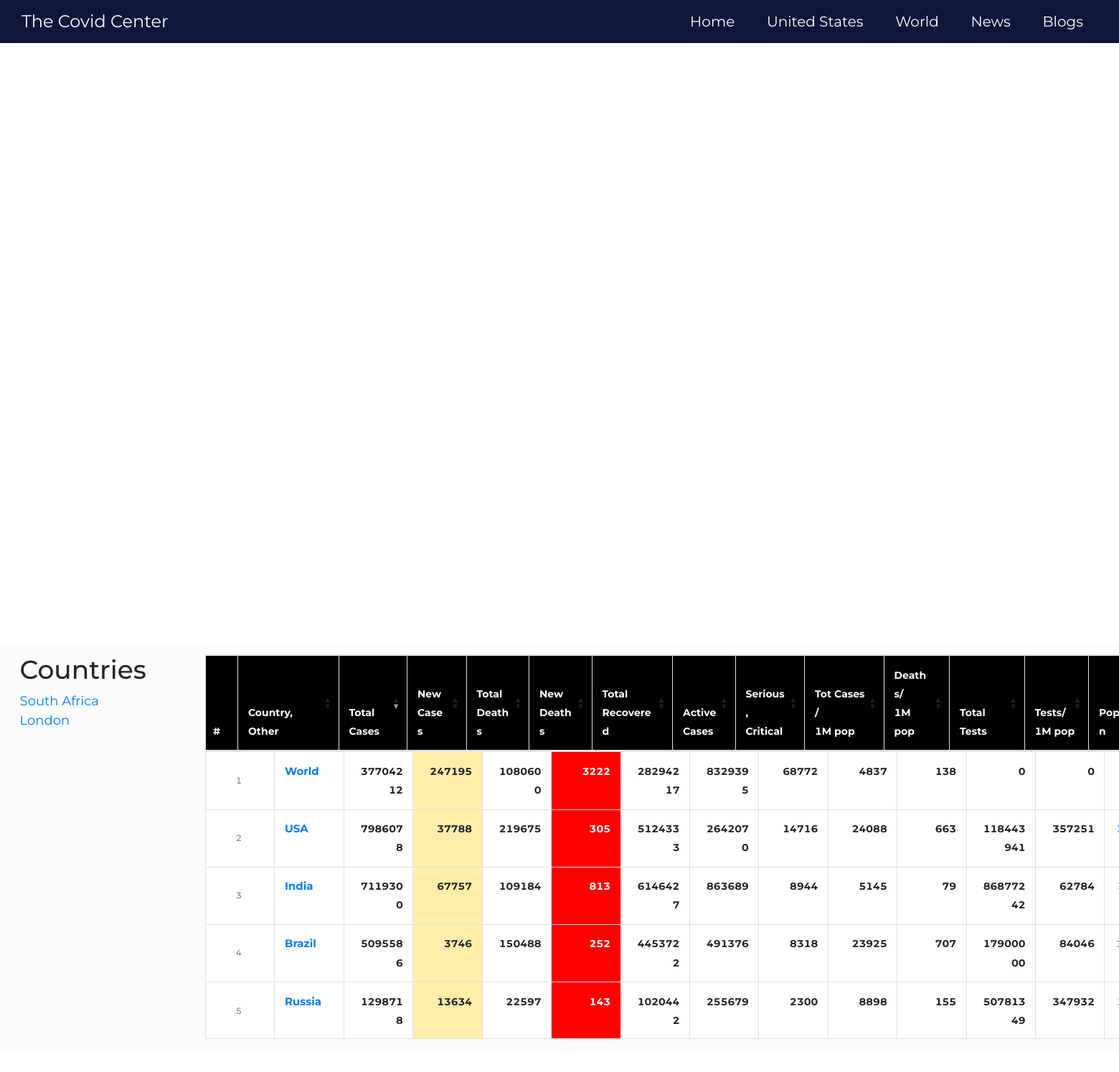
Screenshot of /world/ with the database file from the repository.
### frontend/models.py (models this page shows, shortened)
class Country(models.Model):
    name = models.CharField(max_length=40,blank=True)
    total_cases = models.IntegerField(default="0")
    new_cases = models.IntegerField(default="0")
    total_death = models.IntegerField(default="0")
    new_death = models.IntegerField(default="0")
    total_recovered = models.IntegerField(blank=True)
    new_recovered = models.IntegerField(default="0")
    active_cases = models.IntegerField(default="0")
    serious_critical = models.IntegerField(default="0")
    total_cases_1m_pop = models.IntegerField(default="0")
    deaths_1m_pop = models.IntegerField(default="0")
    total_test = models.IntegerField(default="0")
    test_1m_pop = models.IntegerField(default="0")
    population = models.IntegerField(default="0")
    date = models.DateTimeField(default="0")

### frontend/views.py (the view)
# urls.py: path('world/', views.world,name="world"),
def world(requests):
    world = Country.objects.all()
    context = {
        'world':world
    }
    return render(requests,'world.html',context)

### template/world.html (shortened to what this page needs)
<!DOCTYPE html>
<html lang="en">
{% load static %}
{% include 'head.html'%}
<body>
<div id="gatsby-focus-wrapper mt-5" style="outline: none;" tabindex="-1">
    {% include 'header.html' %}
<div class="row"style="background: #fbfbfb; position: absolute;padding: 12px;top: 10%;left: 1%;" >
    <div class="col-sm-2">
        <div id="gatsby-focus-wrapper mt-5" style="outline: none;" tabindex="-1">
            <main >
                <h2>Countries</h2><a href="">South Africa</a><br>
                <a href="{% url 'c19:country' 1 %}">London</a>
            </main>
        </div>
    </div>
    <div class="col-sm-10">
          <div class="table-wrapper">
                    <table id="main_table_countries_today" id="c19-table" class="table table-bordered table-hover main_table_countries dataTable no-footer" style="width: 100%; margin-top: 0px !important;">
                      <thead>
                      <tr role="row">
                          <th aria-label="#" class="sorting_disabled" colspan="1" rowspan="1" style="width: 21px;"
                              >#
                          </th>
                          <th aria-controls="main_table_countries_today" aria-label="Country,Other: activate to sort column ascending" class="sorting" colspan="1"
                              rowspan="1" style="width: 100px;" tabindex="0"
                              width="">Country,<br>Other
                          </th>
                          <th aria-controls="main_table_countries_today" aria-label="TotalCases: activate to sort column ascending" aria-sort="descending" class="sorting_desc"
                              colspan="1" rowspan="1" style="width: 55px;"
                              tabindex="0" width="20">Total<br>Cases
                          </th>
                          <th aria-controls="main_table_countries_today" aria-label="NewCases: activate to sort column descending" class="sorting" colspan="1"
                              rowspan="1" style="width: 42px;" tabindex="0"
                              width="30">New<br>Cases
                          </th>
                          <th aria-controls="main_table_countries_today" aria-label="TotalDeaths: activate to sort column descending" class="sorting" colspan="1"
                              rowspan="1" style="width: 47px;" tabindex="0"
                              width="30">Total<br>Deaths
                          </th>
                          <th aria-controls="main_table_countries_today" aria-label="NewDeaths: activate to sort column descending" class="sorting" colspan="1"
                              rowspan="1" style="width: 47px;" tabindex="0"
                              width="30">New<br>Deaths
                          </th>
                          <th aria-controls="main_table_countries_today" aria-label="TotalRecovered: activate to sort column descending" class="sorting" colspan="1"
                              rowspan="1" style="width: 72px;" tabindex="0"
                              width="30">Total<br>Recovered
                          </th>
                          <th aria-controls="main_table_countries_today" aria-label="ActiveCases: activate to sort column descending" class="sorting" colspan="1"
                              rowspan="1" style="width: 47px;" tabindex="0"
                              width="30">Active<br>Cases
                          </th>
                          <th aria-controls="main_table_countries_today" aria-label="Serious,Critical: activate to sort column descending" class="sorting" colspan="1"
                              rowspan="1" style="width: 56px;" tabindex="0"
                              width="30">Serious,<br>Critical
                          </th>
                          <th aria-controls="main_table_countries_today" aria-label="Tot&amp;nbsp;Cases/1M pop: activate to sort column descending" class="sorting" colspan="1"
                              rowspan="1" style="width: 70px;"
                              tabindex="0"
                              width="30">Tot&nbsp;Cases/<br>1M pop
                          </th>
                          <th aria-controls="main_table_countries_today" aria-label="Deaths/1M pop: activate to sort column descending" class="sorting" colspan="1"
                              rowspan="1" style="width: 51px;" tabindex="0"
                              width="30">Deaths/<br>1M pop
                          </th>
                          <th aria-controls="main_table_countries_today" aria-label="TotalTests: activate to sort column descending" class="sorting" colspan="1"
                              rowspan="1" style="width: 64px;" tabindex="0"
                              width="30">Total<br>Tests
                          </th>
                          <th aria-controls="main_table_countries_today" aria-label="Tests/1M pop:activate to sort column descending" class="sorting" colspan="1"
                              rowspan="1" style="width: 49px;" tabindex="0" width="30">Tests/<br>
                              <nobr>1M pop</nobr>
                          </th>
                          <th aria-controls="main_table_countries_today" aria-label="Population: activate to sort column descending" class="sorting" colspan="1"
                              rowspan="1" style="width: 78px;" tabindex="0"
                              width="30">Population
                          </th>
                      </tr>
                      </thead>
                        <tbody>
                        {% block wordl_c19 %}
                        {% if world is not None %}
                             {% for wc19 in  world%}
                        <tr class="odd" role="row" style="">
                            <td style="font-size:12px;color: grey;text-align:center;vertical-align:middle;">{{wc19.id}}</td>
                            <td style="font-weight: bold; font-size:15px; text-align:left;">
                                <a class="mt_a" href="{% url 'c19:country' wc19.id %}">{{wc19.name}}</a>
                            </td>
                            <td class="sorting_1" style="font-weight: bold; text-align:right">{{wc19.total_cases}}</td>
                            <td style="font-weight: bold; text-align:right;background-color:#FFEEAA;">{{wc19.new_cases}}</td>
                            <td style="font-weight: bold; text-align:right;">{{wc19.total_death}}</td>
                            <td style="font-weight: bold;
                                    text-align:right;background-color:red; color:white">{{wc19.new_death}}
                            </td>
                            <td style="font-weight: bold; text-align:right">{{wc19.total_recovered}}</td>
                            <td style="text-align:right;font-weight:bold;">{{wc19.active_cases}}</td>
                            <td style="font-weight: bold; text-align:right">{{wc19.serious_critical}}</td>
                            <td style="font-weight: bold; text-align:right">{{wc19.total_cases_1m_pop}}</td>
                            <td style="font-weight: bold; text-align:right">{{wc19.deaths_1m_pop}}</td>
                            <td style="font-weight: bold; text-align:right">{{wc19.total_test}}</td>
                            <td style="font-weight: bold; text-align:right">{{wc19.test_1m_pop}}</td>
                            <td style="font-weight: bold; text-align:right"><a href="/world-population/us-population/">{{wc19.population}}</a>
                            </td>
                        </tr>
                         {% endfor %}
                            {% endif %}
                            {% endblock %}
                        </tbody>
                    </table>
          </div>
    </div>
</div>
</div>
</body>
<scrip>
</scrip>
</html>

### template/src/components/main.css (style rules this page uses)
html { scroll-behavior: smooth; }
.table { font-size: 14px; width: 100%; }
.table thead { background-color: #000; color: #fff; width: calc(100% - 1em); }
.table th, .table td { padding-left: 10px; padding-right: 10px; }
.table th:first-child, .table td:first-child { padding-left: 10px; }
.table th:last-child, .table td:last-child { padding-right: 10px; }
.table tbody { background-color: #fff; display: block; height: 100%; max-height: 400px; overflow: auto; }
.table tbody td { font-weight: 500; }
.table thead, .table tbody tr { display: table; width: 100%; table-layout: fixed; }

### template/src/components/layout.css (style rules this page uses)
html { font-family: sans-serif; -ms-text-size-adjust: 100%; -webkit-text-size-adjust: 100%; }
body { margin: 0; -webkit-font-smoothing: antialiased; -moz-osx-font-smoothing: grayscale; }
article, aside, details, figcaption, figure, footer, header, main, menu, nav, section, summary { display: block; }
a { background-color: transparent; -webkit-text-decoration-skip: objects; text-decoration: none; }
html { font: 112.5%/1.45em georgia, serif; box-sizing: border-box; overflow-y: scroll; }
* { box-sizing: inherit; }
*:before { box-sizing: inherit; }
*:after { box-sizing: inherit; }
body { color: hsla(0, 0%, 0%, 0.8); font-family: "Montserrat", sans-serif !important; font-weight: normal; word-wrap: break-word; font-kerning: normal; -moz-font-feature-settings: "kern", "liga", "clig", "calt"; -ms-font-feature-settings: "kern", "liga", "clig", "calt"; -webkit-font-feature-settings: "kern", "liga", "clig", "calt"; font-feature-settings: "kern", "liga", "clig", "calt"; }
h2 { margin-left: 0; margin-right: 0; margin-top: 0; padding-bottom: 0; padding-left: 0; padding-right: 0; padding-top: 0; margin-bottom: 1.45rem; color: inherit; font-family: "Montserrat", sans-serif !important; font-weight: bold; text-rendering: optimizeLegibility; font-size: 1.62671rem; line-height: 1.1; }
table { margin-left: 0; margin-right: 0; margin-top: 0; padding-bottom: 0; padding-left: 0; padding-right: 0; padding-top: 0; margin-bottom: 1.45rem; font-size: 1rem; line-height: 1.45rem; border-collapse: collapse; width: 100%; }
th { font-weight: bold; }
thead { text-align: left; }
td, th { text-align: left; border-bottom: 1px solid hsla(0, 0%, 0%, 0.12); font-feature-settings: "tnum"; -moz-font-feature-settings: "tnum"; -ms-font-feature-settings: "tnum"; -webkit-font-feature-settings: "tnum"; padding-left: 0.96667rem; padding-right: 0.96667rem; padding-top: 0.725rem; padding-bottom: calc(0.725rem - 1px); }
th:first-child, td:first-child { padding-left: 0; }
th:last-child, td:last-child { padding-right: 0; }

### rows the page displays
Country: id "1", name "World", total_cases "37704212", new_cases "247195", total_death "1080600", new_death "3222", total_recovered "28294217", active_cases "8329395", serious_critical "68772", total_cases_1m_pop "4837", deaths_1m_pop "138", total_test "0", test_1m_pop "0"
Country: id "2", name "USA", total_cases "7986078", new_cases "37788", total_death "219675", new_death "305", total_recovered "5124333", active_cases "2642070", serious_critical "14716", total_cases_1m_pop "24088", deaths_1m_pop "663", total_test "118443941", test_1m_pop "357251"
Country: id "3", name "India", total_cases "7119300", new_cases "67757", total_death "109184", new_death "813", total_recovered "6146427", active_cases "863689", serious_critical "8944", total_cases_1m_pop "5145", deaths_1m_pop "79", total_test "86877242", test_1m_pop "62784"
Country: id "4", name "Brazil", total_cases "5095586", new_cases "3746", total_death "150488", new_death "252", total_recovered "4453722", active_cases "491376", serious_critical "8318", total_cases_1m_pop "23925", deaths_1m_pop "707", total_test "17900000", test_1m_pop "84046"
Country: id "5", name "Russia", total_cases "1298718", new_cases "13634", total_death "22597", new_death "143", total_recovered "1020442", active_cases "255679", serious_critical "2300", total_cases_1m_pop "8898", deaths_1m_pop "155", total_test "50781349", test_1m_pop "347932"
